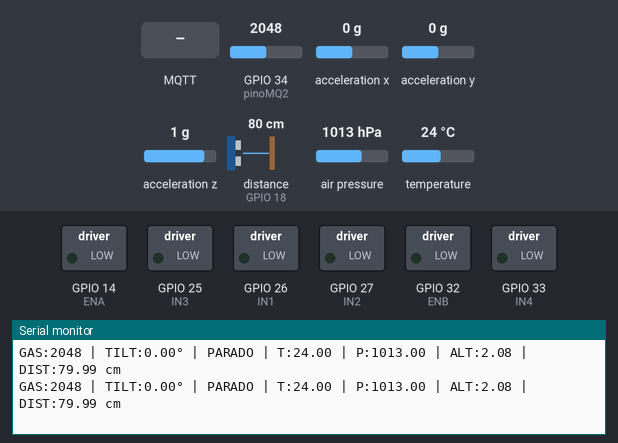
Recording of a sketch running on a simulated ESP32. Shown: switched loads named in the sketch (green lamp = pin HIGH), the last lines printed to the serial monitor. Wiring (inferred from the names in the program): ultrasonic range finder: trigger GPIO 5; echo GPIO 18. Inputs (shaded band) come from the test bench; at power-on: distance to the obstacle (sensor on GPIO 18) 80 cm, GPIO 34 (pinoMQ2) = 2048, acceleration x 0 g, acceleration y 0 g, acceleration z 1 g, air pressure 1013 hPa, temperature 24 °C. The echo pulse lasts 58.3 µs per cm; WiFi joins after 1.5 s; servers stay silent unless stated; random numbers use the default seed unless the sketch sets one; no MQTT or app messages arrive unless stated; pins used as bus, display or sensor lines are not drawn.

Above: at 2.7 s.
2.8 s: MQTT message "forward" arrives on the first subscribed topic
At 2.99 s:
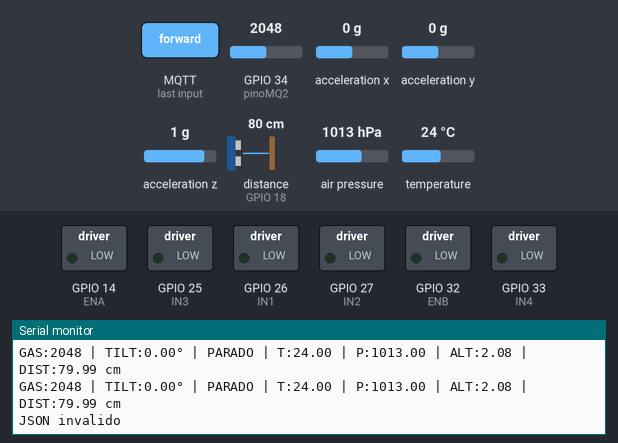
4.3 s: distance to the obstacle (sensor on GPIO 18) set to 299 cm
At 4.79 s:
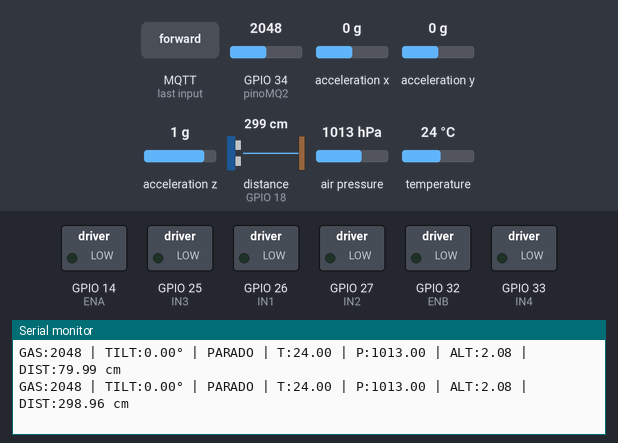
7.3 s: MQTT message "1" arrives on the first subscribed topic
At 7.51 s:
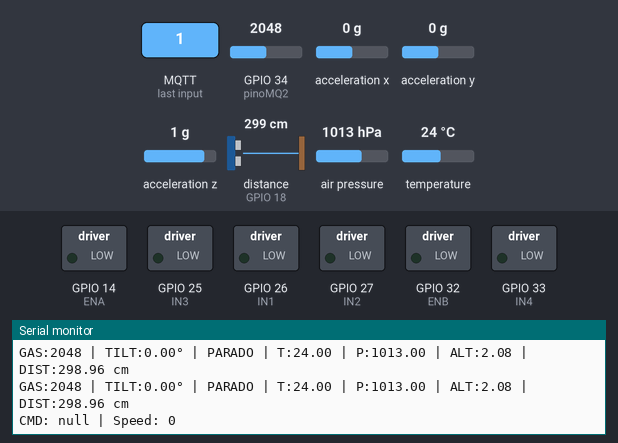

The sketch:

cod_esp32_final.ino
```cpp
#include <WiFi.h>
#include <WiFiClientSecure.h>
#include <PubSubClient.h>
#include <Wire.h>
#include <Adafruit_Sensor.h>
#include <Adafruit_ADXL345_U.h>
#include <Adafruit_BMP280.h>
#include <ArduinoJson.h>
#include <math.h>

// ================= WIFI =================
const char* ssid     = "iphonedeleo";
const char* password = "123456789";

// ================= MQTT =================
const char* mqtt_server = "79cfe6e1598b447b95c57a4303744c21.s1.eu.hivemq.cloud";
const char* mqtt_user   = "ROVER-1";
const char* mqtt_pass   = "Rover1grid";

WiFiClientSecure espClient;
PubSubClient client(espClient);

unsigned long lastMsg = 0;

// ================= SENSORES =================
Adafruit_ADXL345_Unified accel = Adafruit_ADXL345_Unified(12345);
Adafruit_BMP280 bmp;

// ================= PINOS SENSORES =================
const int pinoMQ2 = 34;
#define TRIG_PIN 5
#define ECHO_PIN 18
#define SDA_PIN  21
#define SCL_PIN  22

// ================= PINOS MOTORES =================
#define IN1 26
#define IN2 27
#define ENA 14
#define IN3 25
#define IN4 33
#define ENB 32

// ================= ESTADO =================
float last_ax = 0, last_ay = 0, last_az = 0;

// ================= MOTORES =================
void setMotores(bool a1, bool a2, bool b1, bool b2, int velA, int velB) {
  digitalWrite(IN1, a1);
  digitalWrite(IN2, a2);
  digitalWrite(IN3, b1);
  digitalWrite(IN4, b2);
  ledcWrite(ENA, map(velA, 0, 100, 0, 255));
  ledcWrite(ENB, map(velB, 0, 100, 0, 255));
}

void executarComando(String command, int speed) {
  if (command == "forward") {
    setMotores(LOW, HIGH, LOW, HIGH, speed, speed);
  } else if (command == "backward") {
    setMotores(HIGH, LOW, HIGH, LOW, speed, speed);
  } else if (command == "left") {
    setMotores(LOW, HIGH, HIGH, LOW, speed, speed);
  } else if (command == "right") {
    setMotores(HIGH, LOW, LOW, HIGH, speed, speed);
  } else if (command == "forward-left") {
    setMotores(HIGH, LOW, HIGH, LOW, speed / 2, speed);
  } else if (command == "forward-right") {
    setMotores(HIGH, LOW, HIGH, LOW, speed, speed / 2);
  } else if (command == "backward-left") {
    setMotores(LOW, HIGH, LOW, HIGH, speed / 2, speed);
  } else if (command == "backward-right") {
    setMotores(LOW, HIGH, LOW, HIGH, speed, speed / 2);
  } else if (command == "stop") {
    setMotores(LOW, LOW, LOW, LOW, 0, 0);
  }
  Serial.printf("CMD: %s | Speed: %d\n", command.c_str(), speed);
}

// ================= CALLBACK MQTT =================
void callback(char* topic, byte* payload, unsigned int length) {
  String msg;
  for (unsigned int i = 0; i < length; i++) msg += (char)payload[i];

  if (String(topic) == "G.R.I.D/drive/command") {
    StaticJsonDocument<128> doc;
    DeserializationError err = deserializeJson(doc, msg);
    if (err) { Serial.println("JSON invalido"); return; }
    String command = doc["command"].as<String>();
    int speed      = doc["speed"] | 0;
    executarComando(command, speed);
  }
}

// ================= RECONNECT =================
void reconnect() {
  while (!client.connected()) {
    Serial.print("MQTT Connecting...");
    String clientId = "ESP32_Rover-";
    clientId += String(random(0xffff), HEX);
    if (client.connect(clientId.c_str(), mqtt_user, mqtt_pass)) {
      Serial.println("CONNECTED");
      client.publish("G.R.I.D/status", "online");
      client.subscribe("G.R.I.D/drive/command");
    } else {
      Serial.print("failed, rc=");
      Serial.println(client.state());
      delay(5000);
    }
  }
}

// ================= SETUP =================
void setup() {
  Serial.begin(115200);
  Wire.begin(SDA_PIN, SCL_PIN);

  // Motores
  pinMode(IN1, OUTPUT); pinMode(IN2, OUTPUT);
  pinMode(IN3, OUTPUT); pinMode(IN4, OUTPUT);
  ledcAttach(ENA, 1000, 8);
  ledcAttach(ENB, 1000, 8);
  setMotores(LOW, LOW, LOW, LOW, 0, 0);

  // Sensores
  pinMode(pinoMQ2, INPUT);
  pinMode(TRIG_PIN, OUTPUT);
  pinMode(ECHO_PIN, INPUT);

  // WiFi
  WiFi.begin(ssid, password);
  while (WiFi.status() != WL_CONNECTED) { delay(500); Serial.print("."); }
  Serial.println("\nWiFi Conectado!");

  // MQTT
  espClient.setInsecure();
  client.setServer(mqtt_server, 8883);
  client.setCallback(callback);

  // ADXL345
  if (!accel.begin()) { Serial.println("Erro ADXL345"); while (1); }
  accel.setRange(ADXL345_RANGE_16_G);

  // BMP280
  if (!bmp.begin(0x76)) Serial.println("BMP280 nao encontrado");

  Serial.println("Sistema iniciado!");
}

// ================= LOOP =================
void loop() {
  if (!client.connected()) reconnect();
  client.loop();

  unsigned long now = millis();
  if (now - lastMsg > 300) {
    lastMsg = now;

    // MQ2
    int gas = analogRead(pinoMQ2);

    // ADXL345
    sensors_event_t event;
    accel.getEvent(&event);
    float ax = event.acceleration.x;
    float ay = event.acceleration.y;
    float az = event.acceleration.z;
    float delta = abs(ax - last_ax) + abs(ay - last_ay) + abs(az - last_az);
    char movimento[15];
    strcpy(movimento, delta > 0.8 ? "MOVIMENTO" : "PARADO");
    float tiltX = atan2(ax, sqrt(ay * ay + az * az)) * 180.0 / PI;
    last_ax = ax; last_ay = ay; last_az = az;

    // BMP280
    float temp     = bmp.readTemperature();
    float press    = bmp.readPressure() / 100.0F;
    float altitude = 44330.0 * (1.0 - pow(press / 1013.25, 0.1903));

    // HC-SR04
    digitalWrite(TRIG_PIN, LOW); delayMicroseconds(2);
    digitalWrite(TRIG_PIN, HIGH); delayMicroseconds(10);
    digitalWrite(TRIG_PIN, LOW);
    long duracao = pulseIn(ECHO_PIN, HIGH, 30000);
    float distancia = duracao * 0.0343 / 2.0;
    if (duracao == 0 || distancia > 400 || distancia < 0) distancia = 0;

    // Publish
    char buf[12];
    sprintf(buf, "%d", gas);           client.publish("G.R.I.D/gas", buf);
    client.publish("G.R.I.D/motion", movimento);
    dtostrf(tiltX,     1, 2, buf);     client.publish("G.R.I.D/tilt", buf);
    dtostrf(temp,      1, 2, buf);     client.publish("G.R.I.D/temperatura", buf);
    dtostrf(press,     1, 2, buf);     client.publish("G.R.I.D/pressao", buf);
    dtostrf(altitude,  1, 2, buf);     client.publish("G.R.I.D/altitude", buf);
    dtostrf(distancia, 1, 2, buf);     client.publish("G.R.I.D/Distancia", buf);

    Serial.printf("GAS:%d | TILT:%.2f° | %s | T:%.2f | P:%.2f | ALT:%.2f | DIST:%.2f cm\n",
      gas, tiltX, movimento, temp, press, altitude, distancia);
  }
}
```

Measured:
- after the input at 2.8 s, the serial monitor: prints a new line at once (image 1)
- after the input at 4.3 s, the serial monitor: prints a new line after 0.29 s (image 2)
- after the input at 7.3 s, the serial monitor: prints a new line at once (image 3)
